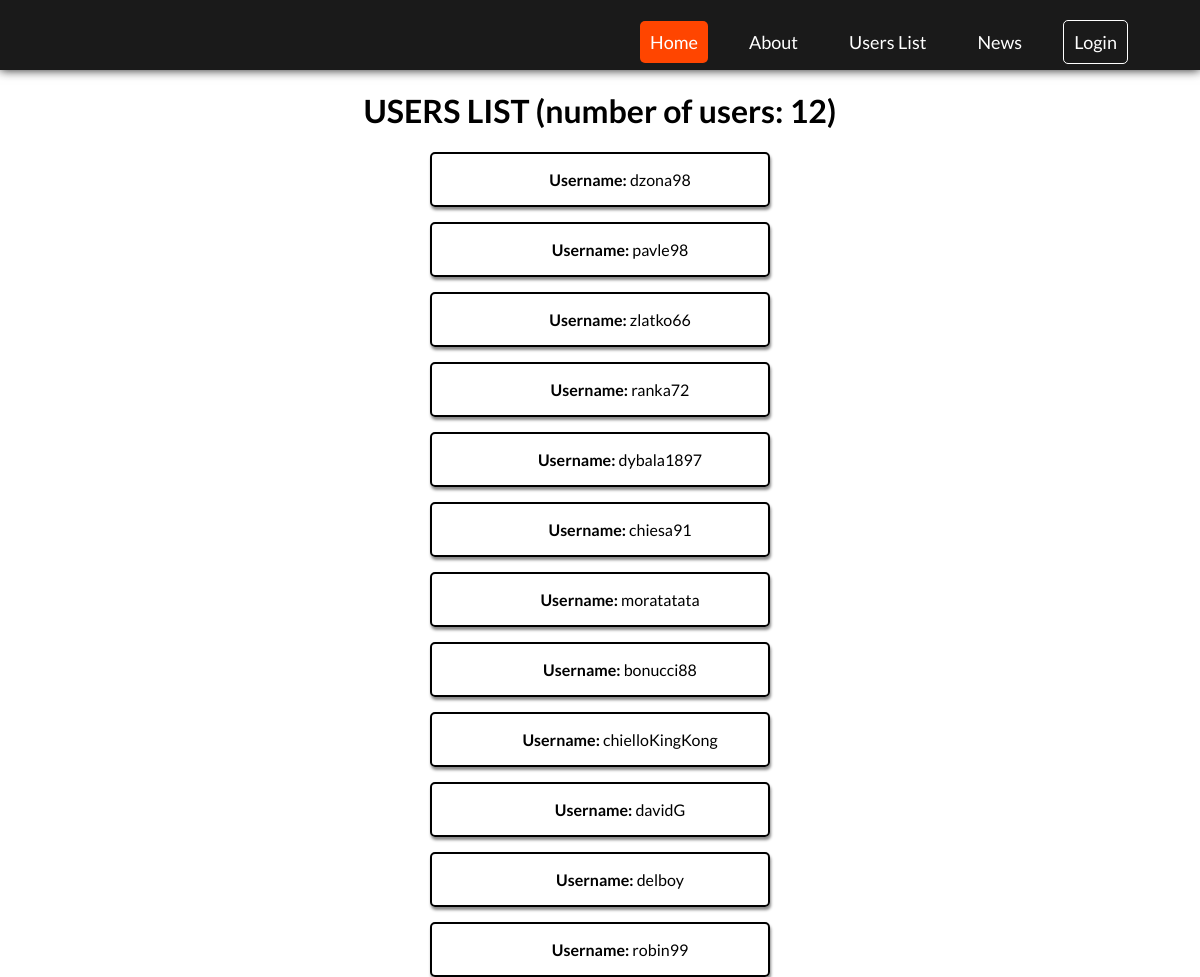
/users/index, run on the app's committed database.
### tables this page shows
CREATE TABLE `users` (
  `id` int(11) NOT NULL,
  `username` varchar(255) NOT NULL,
  `email` varchar(255) NOT NULL,
  `password` varchar(255) NOT NULL
);

### app/controllers/Users.php (called while the page is built, shortened)
<?php
class Users extends Controller {
     protected $userModel;
    public function __construct() {
        $this->userModel = $this->model('User');
    }
    public function index(){
        $data = [
            'users'=>$this->userModel->all(),
            'usersNum' =>$this->userModel->numberOfUsers()
        ];
        $this->view('users/usersList',$data);
    }
}

### app/libraries/Core.php (called while the page is built, shortened)
<?php
  class Core {
    protected $currentController = 'Home';
    protected $currentMethod = 'index';
    protected $params = [];
    public function __construct(){
      $url = $this->getUrl();
      if($url==NULL){
        $url[0]=$this->currentController;
        require_once '../app/controllers/'. $this->currentController . '.php';
        $this->currentController = new $url[0]($this->currentMethod);
      }
      else {
        $this->currentController=$url[0];
        $this->currentMethod = isset($url[1]) ? $url[1] :'';
        $this->params=array_slice($url, 2);
        $this->ctrlPath = '../app/controllers/' . ucwords($url[0]). '.php';
        if(file_exists($this->ctrlPath)){
          $this->currentController = new $url[0]($this->currentMethod);
        }
        else {
           die("Location does not exist on this server. 404");
        }
      }
      call_user_func_array([$this->currentController, $this->currentMethod], $this->params);
    }
    public function getUrl(){
      if(isset($_GET['url'])){
        $url = rtrim($_GET['url'], '/');
        $url = filter_var($url, FILTER_SANITIZE_URL);
        $url = explode('/', $url);
        return $url;
      }
    }
  }

### app/require.php (called while the page is built, shortened)
<?php
    require_once 'libraries/Core.php';
    require_once 'libraries/Controller.php';
    require_once 'libraries/Database.php';
    $init = new Core();

### public/index.php (called while the page is built)
<?php
    require_once '../app/require.php';

### app/libraries/Database.php (called while the page is built, shortened)
<?php
    class Database {
        private $dbHost = DB_HOST;
        private $dbUser = DB_USER;
        private $dbPass = DB_PASS;
        private $dbName = DB_NAME;
        private $statement;
        private $dataBase;
        public function __construct() {
            $conn = 'mysql:host=' . $this->dbHost . ';dbname=' . $this->dbName;
            $options = array(
                PDO::ATTR_PERSISTENT => true,
                PDO::ATTR_ERRMODE => PDO::ERRMODE_EXCEPTION
            );
            try {
                $this->dataBase = new PDO($conn, $this->dbUser, $this->dbPass, $options);
            } catch (PDOException $e) {
                $this->error = $e->getMessage();
                echo $this->error;
            }
        }
        public function query($sql) {
            $this->statement = $this->dataBase->prepare($sql);
        }
        public function execute() {
            return $this->statement->execute();
        }
        public function all() {
            $this->execute();
            return $this->statement->fetchAll(PDO::FETCH_OBJ);
        }
    }

### app/models/User.php (called while the page is built, shortened)
<?php
class User {
    private $db;
    public function __construct() {
        $this->db = new Database;
    }
    public function numberOfUsers(){
        $this->db->query("SELECT * FROM users");
        $this->db->execute();
        return $this->db->rowCount();
    }
    public  function all(){
        if(isset($_SESSION['user_id'])){
            $id= $_SESSION['user_id'];
            $this->db->query("SELECT * FROM users WHERE id !=:id ");
            $this->db->bind(':id',$id);
            return $this->db->all();
        }
        else {
            $this->db->query("SELECT * FROM users  ");
                    return $this->db->all();
        }
    }
}

### app/views/users/usersList.php (the view, shortened to what this page needs)
<?php
   require APPROOT . '/views/includes/head.php';
?>
<div class="navbar">
    <?php
       require APPROOT . '/views/includes/navigation.php';
    ?>
</div>
<h1 style="text-align: center;">USERS LIST (number of users: <?= $data['usersNum'];?>)</h1>
<?php foreach($data['users'] as $user): ?>
    <?php if(isset($_SESSION['user_id'])): ?>
        <a href="<?php echo URLROOT; ?>/users/show/<?= $user->id; ?>" id="one-user-anchor-list" >
    <?php else: ?>
        <a href="javascript:singupAlert()" id="one-user-anchor-list" >
    <?php endif; ?>
<div id="fan_div">
    <ul>
        <li>  <b>Username:</b>  <?=$user->username;?> </li>
    </ul>
</div>
</a>
<?php endforeach; ?>

### app/libraries/Controller.php (shortened to what this page needs)
<?php
    class Controller {
        public function model($model) {
            return new $model();
        }
        public function view($view, $data = []) {
            if (file_exists('../app/views/' . $view . '.php')) {
                require_once '../app/views/' . $view . '.php';
            }
            else {
                die("View does not exists.");
            }
        }
    }

### app/views/includes/head.php (shortened to what this page needs)
<html>
<head>
    <link rel="stylesheet" href="<?php echo URLROOT ?>/public/css/style.css">
</head>
<body>

### app/views/includes/navigation.php (shortened to what this page needs)
<nav class="top-nav">
    <ul class="nav-ul">
        <li class="active">
            <a href="<?php echo URLROOT; ?>">Home</a>
        </li>
        <li>
            <a href="<?php echo URLROOT; ?>/home/about">About</a>
        </li>
        <li >
            <a href="<?php echo URLROOT; ?>/users/index">Users List</a>
        </li>
        <li >
            <a href="<?php echo URLROOT; ?>/news/index">News</a>
        </li>
        <li class="btn-login">
            <?php if(isset($_SESSION['user_id'])) : ?>
                <a href="<?php echo URLROOT; ?>/users/logout">Log out</a>
            <?php else : ?>
                <a href="<?php echo URLROOT; ?>/users/login">Login</a>
            <?php endif; ?>
        </li>
    </ul>
</nav>

### public/css/style.css (style rules this page uses)
html, body { height: 100%; width: 100%; padding: 0; margin: 0; top: 0; bottom: 0; font-family: 'Lato', sans-serif; }
.top-nav { display: block; }
.top-nav ul { margin: 0; padding: 0; position: absolute; right: 6%; top: 2%; }
.top-nav ul li { display: inline-block; padding: 10px; border-radius: 5px; margin-left: 28px; }
.top-nav ul li a { color: #ffffff; text-decoration: none; font-size: 18px; }
.active { background-color: orangered; }
.btn-login { border: 1px solid #ffffff; padding: 6px 24px; }
.navbar { width: 100%; height: 70px; background-color: #1a1a1a; box-shadow: 0px 0px 10px #1a1a1a; }
#fan_div { margin: 0 auto; width: 70%; transition: 0.60s; border: 2px solid black; margin-bottom: 15px; text-align: center; box-shadow: 1px 3px 3px #888888; border-radius: 5px; }
a#one-user-anchor-list { text-decoration: none; color: black; display: block; margin: 0 auto; width: 40%; }
#fan_div ul li { list-style: none; }

### data on the page
users: username "dzona98"
users: username "pavle98"
users: username "zlatko66"
users: username "ranka72"
users: username "dybala1897"
users: username "chiesa91"
users: username "moratatata"
users: username "bonucci88"
users: username "chielloKingKong"
users: username "davidG"
users: username "delboy"
users: username "robin99"

### other printed values
$data['usersNum'] "12"
